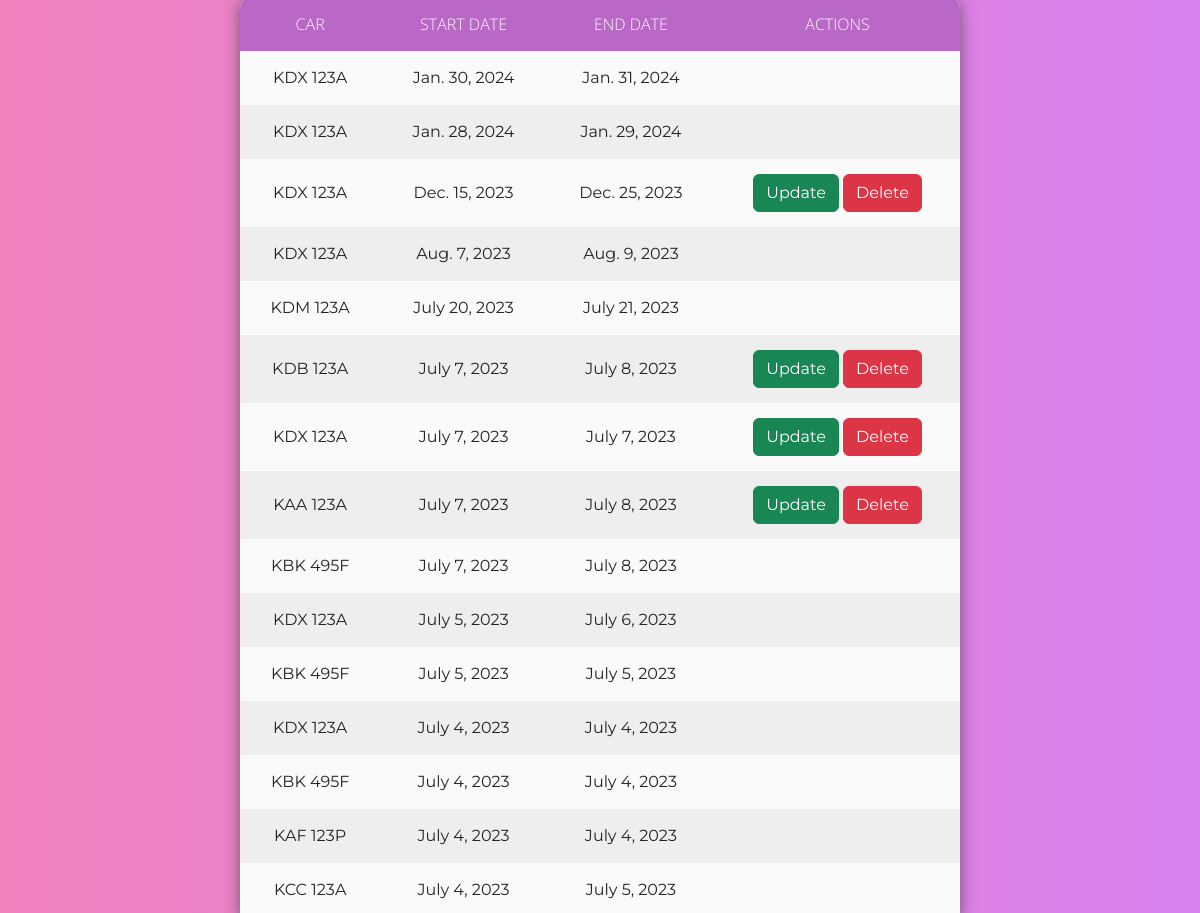
Screenshot of /customer_notification (signed in) with the database file from the repository.
### Hire/models.py (models this page shows)
class Hire(models.Model):
    customer = models.ForeignKey(User, on_delete=models.CASCADE)
    car = models.ForeignKey(Car, on_delete=models.CASCADE, null=True)
    from_destination = models.CharField(max_length=20, null="True", validators=[
        RegexValidator("^([a-zA-Z])[a-zA-Z'\d ]+$", message='Must be a valid name of a place')])
    to_destination = models.CharField(max_length=20, null=True, validators=[
        RegexValidator("^([a-zA-Z])[a-zA-Z'\d ]+$", message='Must be a valid name of a place')])
    start_date = models.DateField(
        validators=[MinValueValidator(datetime.date.today(), "Start date can not be less than today")])
    end_date = models.DateField(
        validators=[MinValueValidator(datetime.date.today(), "End date can not be less than today")])
    phone_no = models.CharField(max_length=20, null="True",
                                validators=[RegexValidator('^(0)([127])(\d){8}$', message='Invalid phone numbers')])
    is_approved = models.BooleanField(default=False)
    is_rejected = models.BooleanField(default=False)

### Owner/models.py (models this page shows, shortened)
class Car(models.Model):
    owner = models.ForeignKey(User, null=True, on_delete=models.CASCADE)
    reg_no = models.CharField(max_length=20, unique=True, validators=[
        RegexValidator('^(K)([ABCDEFGHJKLMNPQRSTUVWXYZ]){2}( ){1}(\d){3}([ABCDEFGHJKLMNPQRSTUVWXYZ])$',
                       message="Invalid Number Plate")])
    image = models.ImageField(upload_to='car_images/')
    description = models.TextField(null=True, blank=True)
    phone_no = models.CharField(max_length=20, unique=True,
                                validators=[RegexValidator('^(0)([127])(\d){8}$', message='Invalid phone numbers')])
    updated = models.DateTimeField(auto_now = True , null=True)
    created = models.DateTimeField(auto_now_add=True, null= True)
    class Meta:
       ordering = ['-updated', '-created']  # Order by updated field in descending order and then by created field in descending order

### accounts/views.py (the view)
# urls.py: path('customer_notification', views.customer_hire_requests, name="request"),
@login_required(login_url='login')
def customer_hire_requests(request):
    user = request.user
    hires = Hire.objects.filter(customer=user).order_by('-start_date')
    return render(request, 'accounts/customer_hire_requests.html', {'hires': hires})

### accounts/templates/accounts/customer_hire_requests.html (shortened to what this page needs)
<!DOCTYPE html>
{% load static %}
<html lang="en">
<head>
  <link href="https://cdn.jsdelivr.net/npm/bootstrap@5.3.0-alpha3/dist/css/bootstrap.min.css" rel="stylesheet">
  <link rel="stylesheet" href="{% static 'styles/tables.css'%}">
</head>
<body>
  <div class="filter"></div>
<table>
  <thead>
    <tr>
      <th>Car</th>
      <th>Start Date</th>
      <th>End Date</th>
      <th>Actions</th>
    </tr>
  </thead>
  <tbody>
    {% for hire in hires %}
    <tr>
      <td>{{ hire.car.reg_no }}</td>
      <td>{{ hire.start_date }}</td>
      <td>{{ hire.end_date }}</td>
      <td>
        {% if hire.start_date|date:'Y-m-d' >= today_date|date:'Y-m-d' and not hire.is_approved %}
          <a href="{% url 'update-hire' pk=hire.pk %}" class="btn btn-success">Update</a>
          <a href="{% url 'delete-hire' pk=hire.pk %}" class="btn btn-danger">Delete</a>
        {% endif %}
      </td>
    </tr>
    {% endfor %}
  </tbody>
</table>
</body>
</html>

### static/styles/tables.css (style rules this page uses)
* { margin:0; padding: 0; outline: 0; }
.filter { position: absolute; left: 0; top: 0; bottom: 0; right: 0; z-index: 1; background: rgb(233,76,161); background: -moz-linear-gradient(90deg, rgba(233,76,161,1) 0%, rgba(199,74,233,1) 100%); background: -webkit-linear-gradient(90deg, rgba(233,76,161,1) 0%, rgba(199,74,233,1) 100%); background: linear-gradient(90deg, rgba(233,76,161,1) 0%, rgba(199,74,233,1) 100%); filter: progid:DXImageTransform.Microsoft.gradient(startColorstr="#e94ca1",endColorstr="#c74ae9",GradientType=1); opacity: .7; }
table { position: absolute; z-index: 2; left: 50%; top: 50%; transform: translate(-50%,-50%); width: 60%; border-collapse: collapse; border-spacing: 0; box-shadow: 0 2px 15px rgba(64,64,64,.7); border-radius: 12px 12px 0 0; overflow: hidden; }
td , th { padding: 15px 20px; text-align: center; }
th { background-color: #ba68c8; color: #fafafa; font-family: 'Open Sans',Sans-serif; font-weight: 200; text-transform: uppercase; }
tr { width: 100%; background-color: #fafafa; font-family: 'Montserrat', sans-serif; }
tr:nth-child(even) { background-color: #eeeeee; }

### rows the page displays
Hire: car.reg_no "KDX 123A", start_date "Jan. 30, 2024", end_date "Jan. 31, 2024"
Hire: car.reg_no "KDX 123A", start_date "Jan. 28, 2024", end_date "Jan. 29, 2024"
Hire: car.reg_no "KDX 123A", start_date "Dec. 15, 2023", end_date "Dec. 25, 2023", is_approved "Update"
Hire: car.reg_no "KDX 123A", start_date "Aug. 7, 2023", end_date "Aug. 9, 2023"
Hire: car.reg_no "KDM 123A", start_date "July 20, 2023", end_date "July 21, 2023"
Hire: car.reg_no "KDB 123A", start_date "July 7, 2023", end_date "July 8, 2023", is_approved "Update"
Hire: car.reg_no "KDX 123A", start_date "July 7, 2023", end_date "July 7, 2023", is_approved "Update"
Hire: car.reg_no "KAA 123A", start_date "July 7, 2023", end_date "July 8, 2023", is_approved "Update"
Hire: car.reg_no "KBK 495F", start_date "July 7, 2023", end_date "July 8, 2023"
Hire: car.reg_no "KDX 123A", start_date "July 5, 2023", end_date "July 6, 2023"
Hire: car.reg_no "KBK 495F", start_date "July 5, 2023", end_date "July 5, 2023"
Hire: car.reg_no "KDX 123A", start_date "July 4, 2023", end_date "July 4, 2023"
Hire: car.reg_no "KBK 495F", start_date "July 4, 2023", end_date "July 4, 2023"
Hire: car.reg_no "KAF 123P", start_date "July 4, 2023", end_date "July 4, 2023"
Hire: car.reg_no "KCC 123A", start_date "July 4, 2023", end_date "July 5, 2023"
